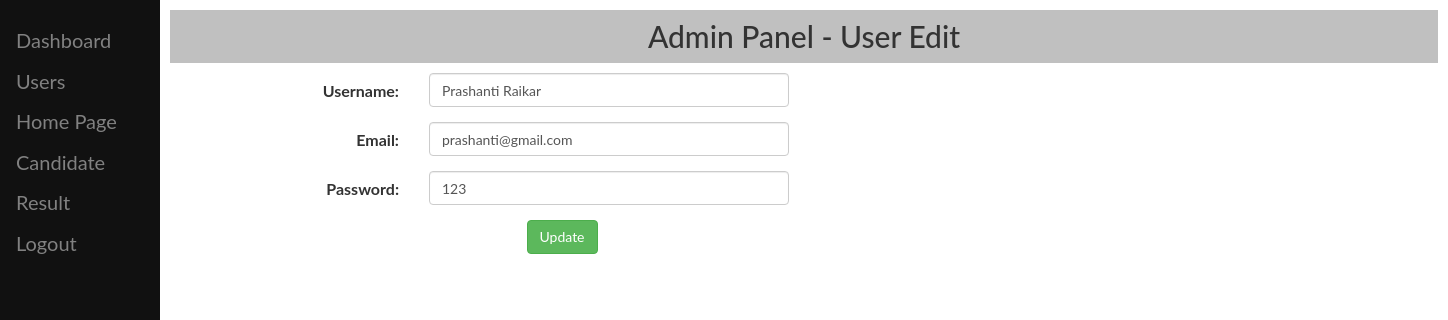
Page /admin/user_edit.php?edit=5 on the committed database.
### tables this page shows
CREATE TABLE `user_details` (
  `user_id` int(10) NOT NULL,
  `user_name` varchar(100) NOT NULL,
  `user_email` varchar(100) NOT NULL,
  `user_pass` varchar(100) NOT NULL,
  `user_ph` varchar(100) NOT NULL,
  `user_course` varchar(100) NOT NULL,
  `user_sem` varchar(100) NOT NULL,
  `user_reg` varchar(100) NOT NULL,
  `user_gen` varchar(100) NOT NULL
);

### admin/user_edit.php (the view, shortened to what this page needs)
<?php
   $connect = mysqli_connect('localhost', 'root', '', 'aca_votingdb');
?>
<!DOCTYPE html>
<html lang="en">
<head>
		<link rel="stylesheet" href="../bootstrap/bootstrap.min.css">
	</head>
	<body>
		<div class="sidenav">
			<a href="main.php">Dashboard</a>
			<a href="users.php">Users</a>
			<a href="home_edit.php">Home Page</a>
			<a href="candidate_edit.php">Candidate</a>
			<a href="result_edit.php">Result</a>
			<a href="index.php">Logout</a>
		</div>
		<div class="main">
		  <h2 style="background-color:silver; padding:10px; text-align:center; margin-top:10px;">Admin Panel - User Edit </h2>
			<?php
				$edit_rec = $_GET['edit'];
				$query = "SELECT * FROM user_details WHERE user_id ='$edit_rec'";
				$result = mysqli_query($connect, $query);
					while($row = mysqli_fetch_array($result)) {
			?>
				<div class="container">
				  <form class="form-horizontal" action="user_edit.php" method="POST">
					<div class="form-group">
					  <label class="control-label col-sm-2" for="email">Username:</label>
					  <div class="col-sm-4">
						<input type="text" class="form-control" id="username" name="username" value="<?php echo $row['user_name']; ?>">
					  </div>
					</div>
					<div class="form-group">
					  <label class="control-label col-sm-2" for="email">Email:</label>
					  <div class="col-sm-4">
						<input type="email" class="form-control" id="email" name="email" value="<?php echo $row['user_email']; ?>">
					  </div>
					</div>
					<div class="form-group">
					  <label class="control-label col-sm-2" for="pwd">Password:</label>
					  <div class="col-sm-4">
						<input type="text" class="form-control" id="password" name="password" value="<?php echo $row['user_pass']; ?>">
					  </div>
					</div>
					<div class="form-group">
					  <div class="col-sm-offset-3 col-sm-10">
						<input name="btn_update" class="btn btn-success" type="submit" value="Update"/>
					  </div>
					</div>
				  </form>
				</div>
			<?php } ?>
	</body>
</html>

### admin/user_edit.php (style rules this page uses)
body { font-family: "Lato", sans-serif; }
.sidenav { height: 100%; width: 160px; position: fixed; z-index: 1; top: 0; left: 0; background-color: #111; overflow-x: hidden; padding-top: 20px; }
.sidenav a { padding: 6px 8px 6px 16px; text-decoration: none; font-size: 20px; color: #818181; display: block; }
.main { margin-left: 160px; font-size: 16px; padding: 0px 10px; }

### rows in the picture
user_details: username "Prashanti Raikar", email "prashanti@gmail.com", password "123"
